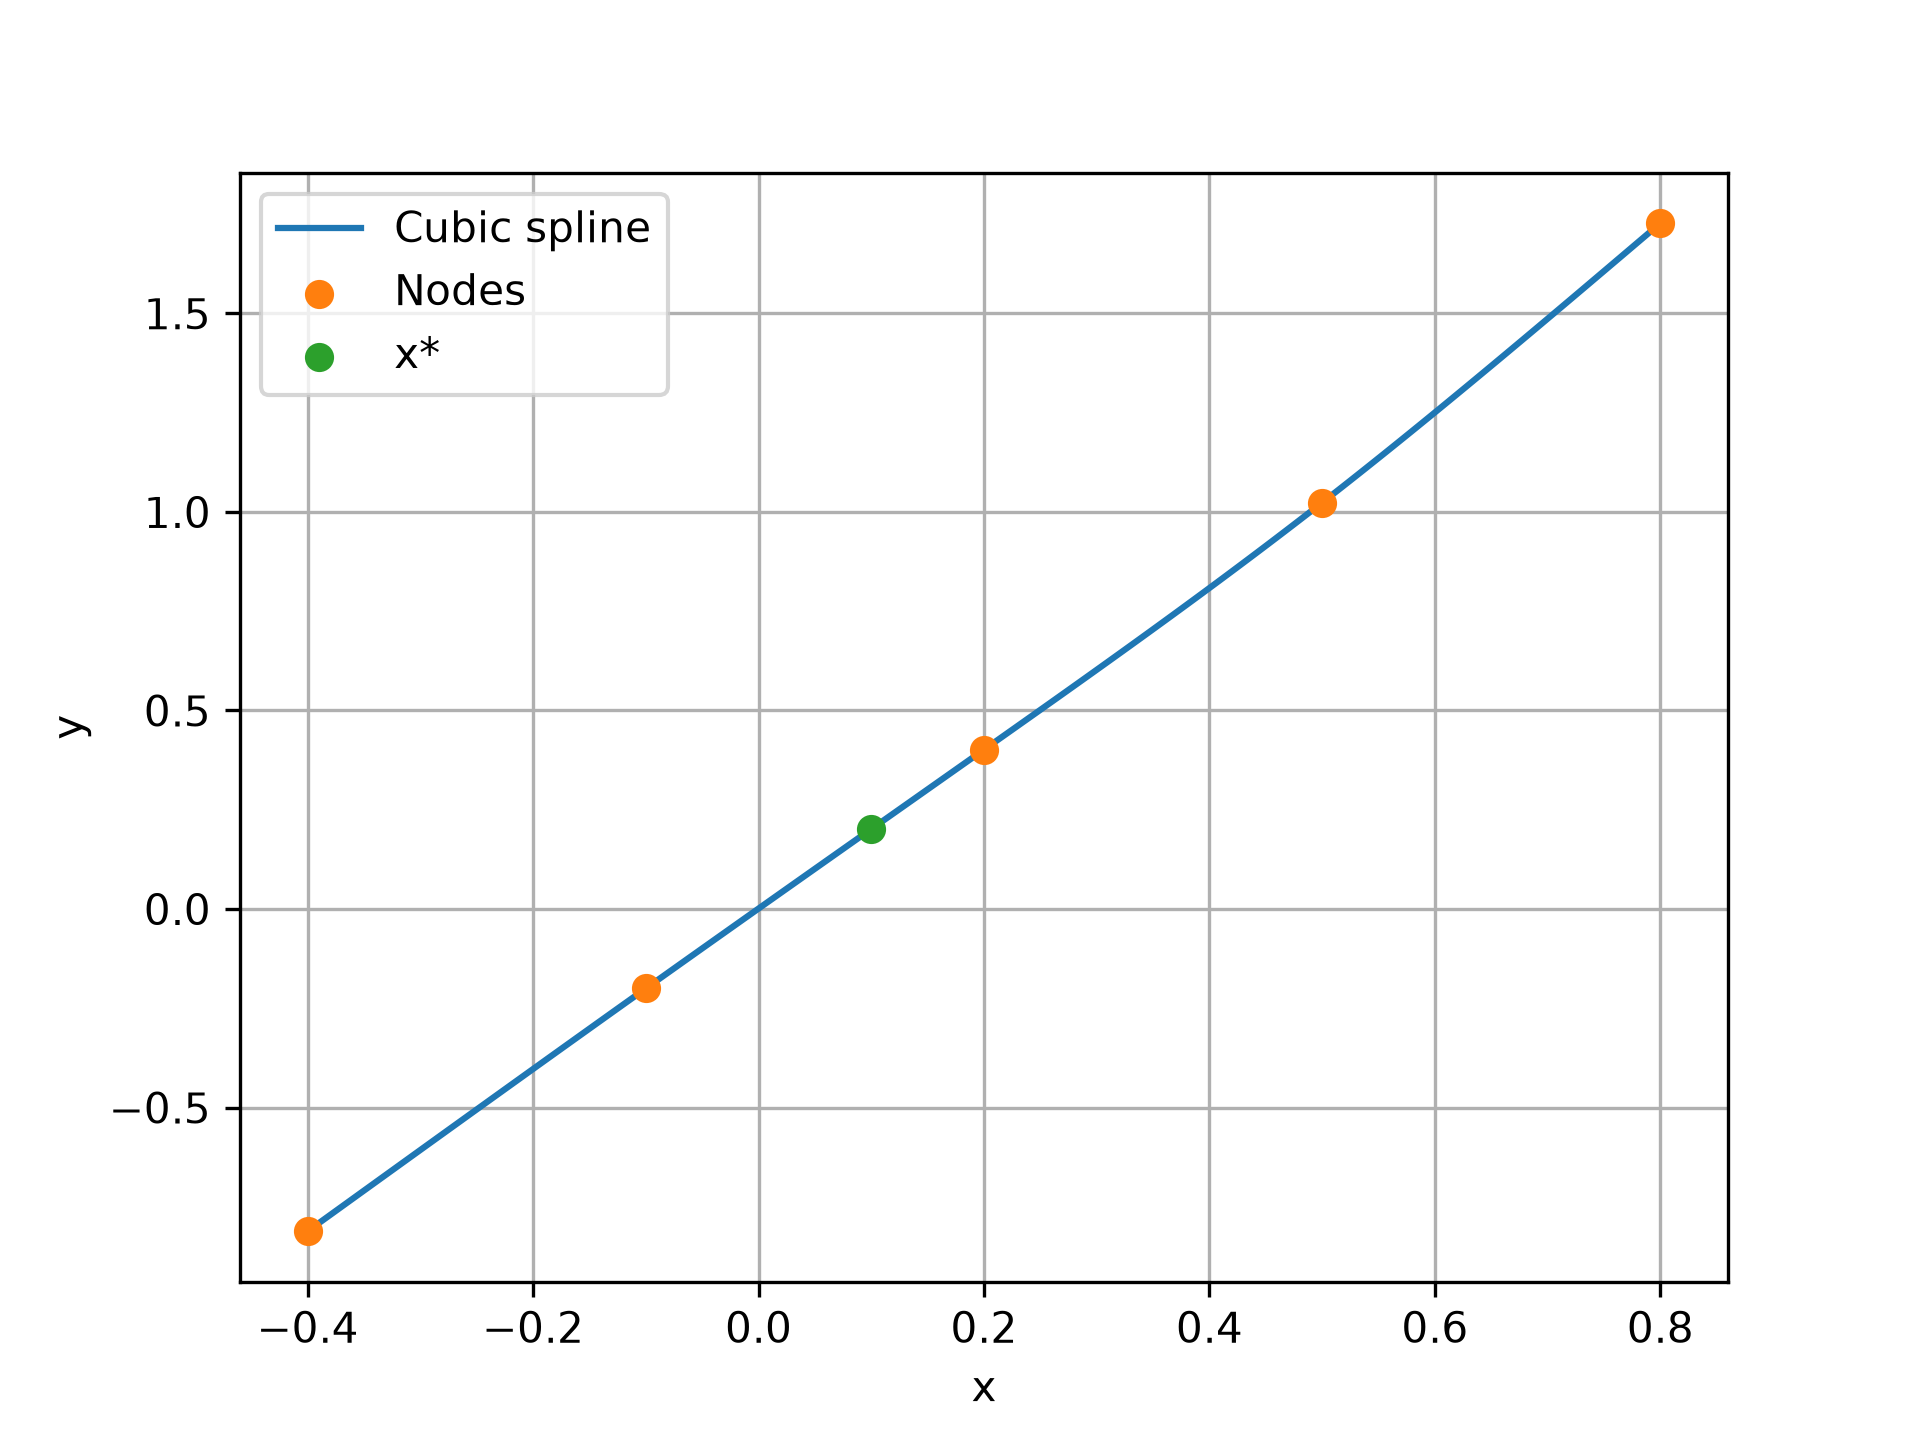

The Python source for this figure:
import numpy as np
import matplotlib.pyplot as plt
from lab3_2 import spline, calc
from data.data3_2 import X, Y, X_STAR

x = X
y = Y
t = X_STAR

a, b, c, d = spline(x, y)
for i in range(len(a)):
    xx = np.linspace(x[i], x[i + 1], 100)
    yy = [calc(x, a, b, c, d, z) for z in xx]
    plt.plot(xx, yy, color='C0', label='Cubic spline' if i == 0 else None)

plt.scatter(x, y, color='C1', label='Nodes', zorder=3)
plt.scatter([t], [calc(x, a, b, c, d, t)], color='C2', label='x*', zorder=4)
plt.xlabel('x')
plt.ylabel('y')
plt.grid(True)
plt.legend()
plt.savefig('graph3_2.png', dpi=300)
plt.show()
